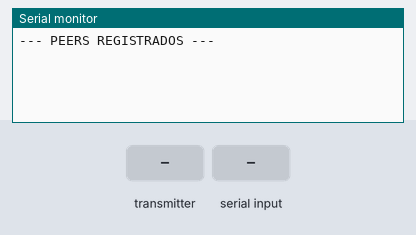
Simulated run of this program. Board: ESP32. Shown: the last lines printed to the serial monitor. The inputs (shaded band) are chosen by the test bench. EEPROM starts erased.

Above: at 1.2 s.
1.3 s: the transmitter starts sending cmd = HELLO
At 1.66 s:
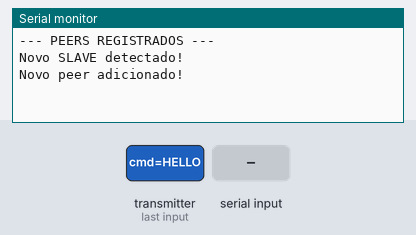
2.8 s: "led \n" received over Serial
4.3 s: the transmitter starts sending cmd = BTN
At 4.66 s:
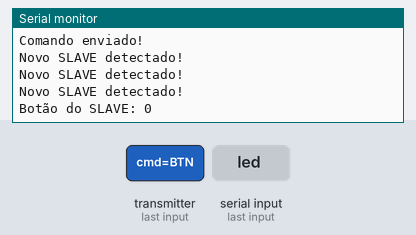
6.3 s: "list\n" received over Serial
7.8 s: the transmitter starts sending value = 1024
At 8.16 s:
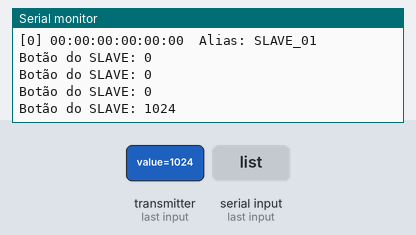
9.3 s: the transmitter starts sending value = 2048
At 9.66 s:
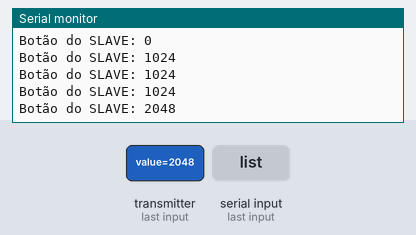
Timing chart, 0 to 11.8 s (numbered marks = the images above; inputs shaded):
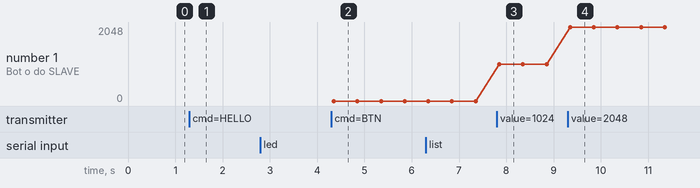

Measured:
- after the input at 1.3 s, the serial monitor: prints a new line after 0.05 s (image 1)
- after the input at 4.3 s, the serial monitor: prints a new line after 0.05 s (image 2)
- after the input at 7.8 s, the serial monitor: prints a new line after 0.05 s (image 3)
- after the input at 9.3 s, the serial monitor: prints a new line after 0.05 s (image 4)
- plotted number 1: 0 → 1024 after the input at 7.8 s, 1024 → 2048 after the input at 9.3 s

The program:

main.cpp
```cpp
#include <WiFi.h>
#include <esp_now.h>
#include <Preferences.h>

Preferences prefs;

struct PeerInfo {
  uint8_t mac[6];
  char alias[16];
};

#define MAX_PEERS 20
PeerInfo peers[MAX_PEERS];
int peerCount = 0;

struct Packet {
  char cmd[16];
  int value;
};

void addPeerIfNeeded(uint8_t *mac) {
  // Verificar se já existe
  for (int i = 0; i < peerCount; i++) {
    if (memcmp(peers[i].mac, mac, 6) == 0) {
      return; // já existe
    }
  }

  // Novo — adicionar
  if (peerCount < MAX_PEERS) {
    memcpy(peers[peerCount].mac, mac, 6);
    sprintf(peers[peerCount].alias, "SLAVE_%02d", peerCount + 1); // gera apelido automático
    peerCount++;

    // Salvar na NVS
    prefs.putBytes("peers", peers, sizeof(peers));
    prefs.putInt("count", peerCount);

    // Adicionar ao ESP-NOW
    esp_now_peer_info_t p = {};
    memcpy(p.peer_addr, mac, 6);
    p.channel = 0;
    p.encrypt = false;
    esp_now_add_peer(&p);

    Serial.println("Novo peer adicionado!");
  }
}

void sendAck(uint8_t *mac) {
  Packet pkg;
  strcpy(pkg.cmd, "ACK");
  pkg.value = 1;

  esp_now_send(mac, (uint8_t*)&pkg, sizeof(pkg));
}

void sendConfig(uint8_t *mac) {
  Packet pkg;
  strcpy(pkg.cmd, "CFG");

  // Descobrir o alias deste MAC
  for (int i = 0; i < peerCount; i++) {
    if (memcmp(peers[i].mac, mac, 6) == 0) {
      pkg.value = i; // envia ID do slave
      break;
    }
  }

  esp_now_send(mac, (uint8_t*)&pkg, sizeof(pkg));
}

void onReceive(const uint8_t *mac, const uint8_t *data, int len) {
  Packet pkt;
  memcpy(&pkt, data, sizeof(pkt));

  if (strcmp(pkt.cmd, "HELLO") == 0) {
    Serial.println("Novo SLAVE detectado!");

    addPeerIfNeeded((uint8_t*)mac);
    sendAck((uint8_t*)mac);
    sendConfig((uint8_t*)mac);
  }

  if (strcmp(pkt.cmd, "BTN") == 0) {
    Serial.print("Botão do SLAVE: ");
    Serial.println(pkt.value);
  }
}

void listPeers() {
  Serial.println("\n--- PEERS REGISTRADOS ---");
  for (int i = 0; i < peerCount; i++) {
    Serial.printf("[%d] %02X:%02X:%02X:%02X:%02X:%02X  Alias: %s\n",
      i,
      peers[i].mac[0], peers[i].mac[1], peers[i].mac[2],
      peers[i].mac[3], peers[i].mac[4], peers[i].mac[5],
      peers[i].alias
    );
  }
}

void setup() {
  Serial.begin(115200);

  WiFi.mode(WIFI_STA);

  prefs.begin("espnow", false);
  peerCount = prefs.getInt("count", 0);
  prefs.getBytes("peers", peers, sizeof(peers));

  esp_now_init();
  esp_now_register_recv_cb(onReceive);

  // Recarregar peers na inicialização
  for (int i = 0; i < peerCount; i++) {
    esp_now_peer_info_t p = {};
    memcpy(p.peer_addr, peers[i].mac, 6);
    p.channel = 0;
    p.encrypt = false;
    esp_now_add_peer(&p);
  }

  listPeers();
}

void loop() {
  // Exemplo para testar: enviar comando aos slaves
  if (Serial.available()) {
    String cmd = Serial.readStringUntil('\n');

    if (cmd.startsWith("led ")) {
      int id = cmd.substring(4).toInt();

      if (id >= 0 && id < peerCount) {
        Packet pkg;
        strcpy(pkg.cmd, "LED");
        pkg.value = 1;

        esp_now_send(peers[id].mac, (uint8_t*)&pkg, sizeof(pkg));
        Serial.println("Comando enviado!");
      }
    }

    if (cmd == "list") {
      listPeers();
    }
  }
}
```
